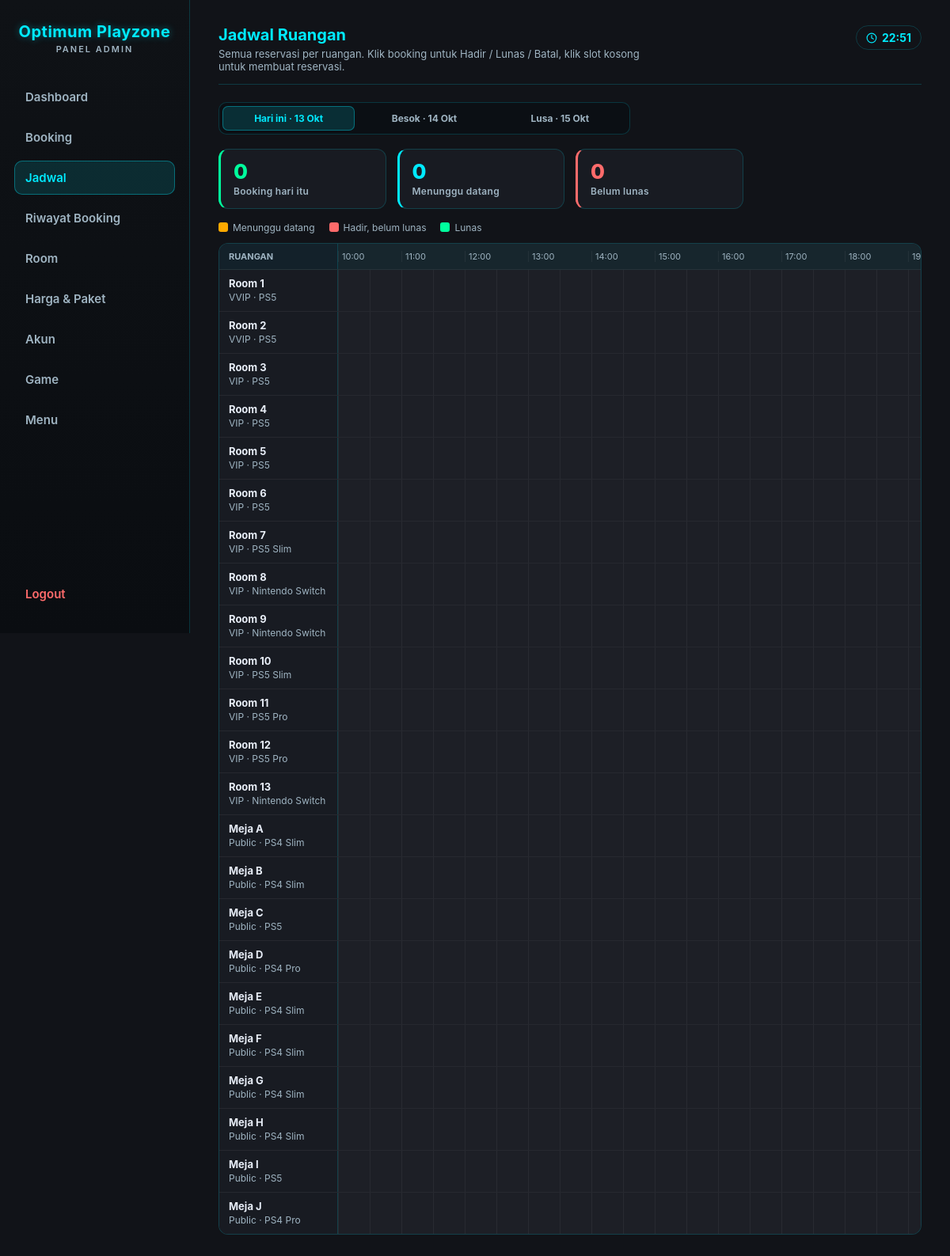
/KITSUNE-ADMIN.php?page=jadwal (signed in), run on the app's committed database.
### tables this page shows
CREATE TABLE `rooms` (
  `id` int(11) NOT NULL AUTO_INCREMENT,
  `title` varchar(100) NOT NULL,
  `category` enum('private','private_pro','public') NOT NULL DEFAULT 'private',
  `tier` varchar(10) NOT NULL DEFAULT 'VIP',
  `console_type` enum('PS4','PS5','SWITCH') NOT NULL DEFAULT 'PS5',
  `console_model` varchar(30) NOT NULL DEFAULT 'PS5',
  `price` int(11) NOT NULL,
  `weekend_extra` int(11) NOT NULL DEFAULT 0,
  `nintendo_extra` int(11) DEFAULT NULL,
  `max_players` tinyint(4) NOT NULL DEFAULT 2,
  `has_netflix` tinyint(1) NOT NULL DEFAULT 0,
  `image` varchar(255) DEFAULT NULL,
  `description` text DEFAULT NULL,
  `status` enum('available','unavailable') NOT NULL DEFAULT 'available',
  `created_at` timestamp NOT NULL DEFAULT current_timestamp(),
  PRIMARY KEY (`id`)
);

### KITSUNE-ADMIN.php (the view, shortened to what the rows shown need)
<?php
require __DIR__ . '/db.php';
require_once __DIR__ . '/booking_lib.php';
$isAdmin = isAdminSession($conn);
$page    = $_GET['page'] ?? 'dashboard';
?>
<!DOCTYPE html>
<html>
<head>
  <link rel="stylesheet" href="admin.css?v=<?= filemtime(__DIR__ . '/admin.css') ?>">
</head>
<body data-open-sec="<?= BOOKING_OPEN_SEC ?>" data-close-sec="<?= BOOKING_CLOSE_SEC ?>" data-pricing="<?= htmlspecialchars(pricingJson()) ?>">
<?php if (!$isAdmin): ?>
  <div class="login-box">
    <h2>Optimum Playzone<span class="brand-sub">Login Admin</span></h2>
    <?php if (isset($error)): ?>
      <p class="error"><?= htmlspecialchars($error) ?></p>
    <?php endif; ?>
    <form method="post">
      <input name="username" placeholder="Username" required>
      <input type="password" name="password" placeholder="Password" required>
      <button name="login">Login</button>
    </form>
  </div>
<?php else: ?>
<nav class="sidebar">
  <h2>Optimum Playzone<span class="brand-sub">Panel Admin</span></h2>
</nav>
<main>
<?php if ($page === 'dashboard'): ?>
  <?php
    releaseNoShows($conn);
    $now        = time();
    $todayStart = strtotime('today', $now);
    $monthStart = strtotime(date('Y-m-01', $now));
    $monthEnd   = strtotime('+1 month', $monthStart);
    $bulanNama  = ['Januari','Februari','Maret','April','Mei','Juni','Juli','Agustus','September','Oktober','November','Desember'];
    $bulanIni   = $bulanNama[intval(date('n', $now)) - 1] . ' ' . date('Y', $now);
    $revenueSince = function ($from) use ($conn) {
      $stmt = $conn->prepare("SELECT COALESCE(SUM(p.amount), 0) AS s FROM booking_payments p JOIN bookings b ON b.id = p.booking_id WHERE b.payment_status <> 'cancelled' AND p.paid_at >= ?");
      $stmt->bind_param("i", $from);
      $stmt->execute();
      $s = intval($stmt->get_result()->fetch_assoc()['s']);
      $stmt->close();
      return $s;
    };
    $revToday = $revenueSince($todayStart);
    $revMonth = $revenueSince($monthStart);
    $tomorrow = $todayStart + 86400;
    $stmt = $conn->prepare("SELECT COUNT(*) AS n FROM bookings WHERE payment_status <> 'cancelled' AND start_time >= ? AND start_time < ?");
    $stmt->bind_param("ii", $todayStart, $tomorrow);
    $stmt->execute();
    $bookToday = intval($stmt->get_result()->fetch_assoc()['n']);
    $stmt->close();
    $monthStartSql = date('Y-m-d 00:00:00', $monthStart);
    $stmt = $conn->prepare("SELECT COALESCE(SUM(quantity * unit_price), 0) AS s FROM menu_orders WHERE status = 'selesai' AND created_at >= ?");
    $stmt->bind_param("s", $monthStartSql);
    $stmt->execute();
    $menuMonth = intval($stmt->get_result()->fetch_assoc()['s']);
    $stmt->close();
    $days = [];
    for ($i = 13; $i >= 0; $i--) {
      $d = strtotime("-$i day", $todayStart);
      $days[date('Y-m-d', $d)] = ['ts' => $d, 'sum' => 0, 'count' => 0];
    }
    $chartFrom = reset($days)['ts'];
    $stmt = $conn->prepare("
      SELECT DATE(FROM_UNIXTIME(p.paid_at)) AS d, SUM(p.amount) AS s, COUNT(*) AS n
      FROM booking_payments p JOIN bookings b ON b.id = p.booking_id
      WHERE b.payment_status <> 'cancelled' AND p.paid_at >= ?
      GROUP BY d
    ");
    $stmt->bind_param("i", $chartFrom);
    $stmt->execute();
    $res = $stmt->get_result();
    while ($row = $res->fetch_assoc()) {
      if (isset($days[$row['d']])) {
        $days[$row['d']]['sum'] = intval($row['s']);
        $days[$row['d']]['count'] = intval($row['n']);
      }
    }
    $stmt->close();
    $maxDay = max(1, max(array_column($days, 'sum')));
    $stmt = $conn->prepare("SELECT payment_status, source, COUNT(*) AS n FROM bookings WHERE start_time >= ? AND start_time < ? GROUP BY payment_status, source");
    $stmt->bind_param("ii", $monthStart, $monthEnd);
    $stmt->execute();
    $byStatus = ['paid' => 0, 'unpaid' => 0, 'cancelled' => 0];
    $bySource = ['online' => 0, 'walkin' => 0];
    $res = $stmt->get_result();
    while ($row = $res->fetch_assoc()) {
      $byStatus[$row['payment_status']] = ($byStatus[$row['payment_status']] ?? 0) + intval($row['n']);
      if ($row['payment_status'] !== 'cancelled') $bySource[$row['source']] += intval($row['n']);
    }
    $stmt->close();
    $totalMonth = max(1, array_sum($byStatus));
    $totalSource = max(1, array_sum($bySource));
    $stmt = $conn->prepare("
      SELECT r.title, r.console_type, r.console_model, COUNT(b.id) AS n, COALESCE(SUM(b.amount_paid), 0) AS s
      FROM bookings b JOIN rooms r ON r.id = b.room_id
      WHERE b.payment_status <> 'cancelled' AND b.start_time >= ? AND b.start_time < ?
      GROUP BY r.id ORDER BY n DESC, s DESC LIMIT 5
    ");
    $stmt->bind_param("ii", $monthStart, $monthEnd);
    $stmt->execute();
    $topRooms = $stmt->get_result()->fetch_all(MYSQLI_ASSOC);
    $stmt->close();
    $maxRoom = max(1, max(array_column($topRooms, 'n') ?: [0]));
    $rp = fn($n) => 'Rp' . number_format($n, 0, ',', '.');
    $hariPendek = ['Min','Sen','Sel','Rab','Kam','Jum','Sab'];
  ?>
  <div class="page-head">
    <div>
      <h2>Dashboard</h2>
      <p class="page-sub">Ringkasan pendapatan dan booking. Pendapatan dihitung dari pembayaran yang sudah diterima kasir.</p>
    </div>
    <span class="clock-chip"><?= icon('clock') ?> <?= date('d', $now) ?> <?= $bulanNama[intval(date('n', $now)) - 1] ?></span>
  </div>
  <div class="stat-row">
    <div class="stat-card stat-kosong"><span class="stat-num"><?= $rp($revToday) ?></span><span class="stat-label">Pendapatan hari ini</span></div>
    <div class="stat-card stat-tunggu"><span class="stat-num"><?= $rp($revMonth) ?></span><span class="stat-label">Pendapatan <?= $bulanIni ?></span></div>
    <div class="stat-card stat-service"><span class="stat-num"><?= $bookToday ?></span><span class="stat-label">Booking jadwal hari ini</span></div>
    <div class="stat-card stat-dipakai"><span class="stat-num"><?= $rp($menuMonth) ?></span><span class="stat-label">Penjualan menu <?= $bulanIni ?></span></div>
  </div>
  <div class="dash-grid">
    <section class="panel-card dash-chart-card">
      <h3 class="panel-title"><?= icon('clipboard') ?> Pendapatan 14 hari terakhir</h3>
      <div class="bar-chart" role="img" aria-label="Grafik batang pendapatan harian 14 hari terakhir">
        <?php foreach ($days as $date => $d): ?>
          <?php
            $h = $d['sum'] > 0 ? max(3, round($d['sum'] / $maxDay * 100)) : 0;
            $label = $hariPendek[intval(date('w', $d['ts']))] . ' ' . date('j', $d['ts']);
            $tip = date('d', $d['ts']) . ' ' . $bulanNama[intval(date('n', $d['ts'])) - 1] . ' · ' . $rp($d['sum']) . ' · ' . $d['count'] . ' pembayaran';
          ?>
          <div class="bar-col<?= $date === date('Y-m-d', $now) ? ' is-today' : '' ?>" data-tip="<?= htmlspecialchars($tip) ?>" tabindex="0">
            <div class="bar-track"><div class="bar" style="height:<?= $h ?>%"></div></div>
            <span class="bar-label"><?= $label ?></span>
          </div>
        <?php endforeach; ?>
      </div>
      <p class="chart-scale">Tertinggi: <?= $rp($maxDay > 1 ? $maxDay : 0) ?> per hari</p>
      <details class="chart-table">
        <summary>Lihat tabel data</summary>
        <div class="table-wrap">
          <table class="users-table">
            <tr><th>Tanggal</th><th>Pembayaran</th><th>Pendapatan</th></tr>
            <?php foreach (array_reverse($days, true) as $d): ?>
              <tr><td><?= date('d', $d['ts']) . ' ' . $bulanNama[intval(date('n', $d['ts'])) - 1] ?></td><td><?= $d['count'] ?></td><td><?= $rp($d['sum']) ?></td></tr>
            <?php endforeach; ?>
          </table>
        </div>
      </details>
    </section>
    <section class="panel-card">
      <h3 class="panel-title"><?= icon('check') ?> Booking <?= $bulanIni ?></h3>
      <?php
        $statusRows = [
          ['Lunas', $byStatus['paid'], 'st-paid'],
          ['Belum bayar', $byStatus['unpaid'], 'st-unpaid'],
          ['Dibatalkan', $byStatus['cancelled'], 'st-cancel'],
        ];
      ?>
      <ul class="hbar-list">
        <?php foreach ($statusRows as [$lbl, $n, $cls]): ?>
          <li class="<?= $cls ?>">
            <div class="hbar-head"><span><?= $lbl ?></span><strong><?= $n ?></strong></div>
            <div class="hbar-track"><div class="hbar" style="width:<?= round($n / $totalMonth * 100) ?>%"></div></div>
          </li>
        <?php endforeach; ?>
      </ul>
      <h4 class="dash-sub">Sumber booking (tidak termasuk batal)</h4>
      <div class="split-bar" role="img" aria-label="Online <?= $bySource['online'] ?>, Offline <?= $bySource['walkin'] ?>">
        <div class="split-online" style="width:<?= round($bySource['online'] / $totalSource * 100) ?>%"></div>
        <div class="split-offline" style="width:<?= round($bySource['walkin'] / $totalSource * 100) ?>%"></div>
      </div>
      <div class="split-legend">
        <span><i class="dot dot-online"></i> Online <strong><?= $bySource['online'] ?></strong></span>
        <span><i class="dot dot-offline"></i> Offline <strong><?= $bySource['walkin'] ?></strong></span>
      </div>
    </section>
    <section class="panel-card">
      <h3 class="panel-title"><?= icon('gamepad') ?> Ruangan terlaris <?= $bulanIni ?></h3>
      <?php if (!$topRooms): ?>
        <p class="queue-empty">Belum ada booking bulan ini.</p>
      <?php else: ?>
        <ol class="rank-list">
          <?php foreach ($topRooms as $i => $r): ?>
            <li>
              <span class="rank-no"><?= $i + 1 ?></span>
              <div class="rank-info">
                <div class="hbar-head">
                  <span><?= htmlspecialchars($r['title']) ?> <span class="console-chip c-<?= strtolower(htmlspecialchars($r['console_type'])) ?>"><?= htmlspecialchars($r['console_model']) ?></span></span>
                  <strong><?= intval($r['n']) ?> booking</strong>
                </div>
                <div class="hbar-track"><div class="hbar" style="width:<?= round(intval($r['n']) / $maxRoom * 100) ?>%"></div></div>
                <span class="cell-sub">Diterima <?= $rp(intval($r['s'])) ?></span>
              </div>
            </li>
          <?php endforeach; ?>
        </ol>
      <?php endif; ?>
    </section>
  </div>
  <div id="chartTip" class="chart-tip" hidden></div>
<?php elseif ($page === 'jadwal'): ?>
  <?php
    $now = time();
    $day = $_GET['d'] ?? date('Y-m-d', $now);
    $dayStart = strtotime("$day 00:00:00");
    $openTs   = $dayStart + BOOKING_OPEN_SEC;
    $closeTs  = $dayStart + BOOKING_CLOSE_SEC;
    $slotSec  = 1800;
    $slots    = intdiv(BOOKING_CLOSE_SEC - BOOKING_OPEN_SEC, $slotSec);
    $schedRooms = mysqli_query($conn, "SELECT id, title, tier, console_model, status, price, nintendo_extra FROM rooms ORDER BY id")
      ->fetch_all(MYSQLI_ASSOC);
  ?>
  <div class="page-head">
    <div>
      <h2>Jadwal Ruangan</h2>
    </div>
  </div>
  <div class="sched-wrap">
    <div class="sched-grid" style="--slots: <?= $slots ?>">
      <?php foreach ($schedRooms as $r): ?>
      <?php $rid = intval($r['id']); $inService = $r['status'] !== 'available'; ?>
      <div class="sched-row<?= $inService ? ' sched-off' : '' ?>">
        <div class="sched-label"><?= htmlspecialchars($r['title']) ?>
          <span class="cell-sub"><?= htmlspecialchars($r['tier'] . ' · ' . $r['console_model']) ?><?= $inService ? ' · Perawatan' : '' ?></span>
        </div>
        <?php for ($i = 0; $i < $slots; $i++): ?>
          <?php $slotTs = $openTs + $i * $slotSec; ?>
          <?php if (!$inService && $slotTs + 3600 <= $closeTs && $slotTs >= $now): ?>
            <a class="sched-slot" style="grid-column: <?= $i + 2 ?>" title="Reservasi <?= htmlspecialchars($r['title']) ?> jam <?= date('H:i', $slotTs) ?>"
               href="?page=booking&amp;tab=reserveForm&amp;room=<?= $rid ?>&amp;date=<?= $day ?>&amp;time=<?= date('H:i', $slotTs) ?>"></a>
          <?php else: ?>
            <span class="sched-slot is-off" style="grid-column: <?= $i + 2 ?>"></span>
          <?php endif; ?>
        <?php endfor; ?>
      </div>
      <?php endforeach; ?>
    </div>
  </div>
<?php endif; ?>
</main>
<?php endif; ?>
</body>
</html>

### data on the page
rooms: title "Room 1", tier+console_model "VVIP · PS5", status "available" (drawn)
rooms: title "Room 2", tier+console_model "VVIP · PS5", status "available" (drawn)
rooms: title "Room 3", tier+console_model "VIP · PS5", status "available" (drawn)
rooms: title "Room 4", tier+console_model "VIP · PS5", status "available" (drawn)
rooms: title "Room 5", tier+console_model "VIP · PS5", status "available" (drawn)
rooms: title "Room 6", tier+console_model "VIP · PS5", status "available" (drawn)
rooms: title "Room 7", tier+console_model "VIP · PS5 Slim", status "available" (drawn)
rooms: title "Room 8", tier+console_model "VIP · Nintendo Switch", status "available" (drawn)
rooms: title "Room 9", tier+console_model "VIP · Nintendo Switch", status "available" (drawn)
rooms: title "Room 10", tier+console_model "VIP · PS5 Slim", status "available" (drawn)
rooms: title "Room 11", tier+console_model "VIP · PS5 Pro", status "available" (drawn)
rooms: title "Room 12", tier+console_model "VIP · PS5 Pro", status "available" (drawn)
rooms: title "Room 13", tier+console_model "VIP · Nintendo Switch", status "available" (drawn)
rooms: title "Meja A", tier+console_model "Public · PS4 Slim", status "available" (drawn)
rooms: title "Meja B", tier+console_model "Public · PS4 Slim", status "available" (drawn)
rooms: title "Meja C", tier+console_model "Public · PS5", status "available" (drawn)
rooms: title "Meja D", tier+console_model "Public · PS4 Pro", status "available" (drawn)
rooms: title "Meja E", tier+console_model "Public · PS4 Slim", status "available" (drawn)
rooms: title "Meja F", tier+console_model "Public · PS4 Slim", status "available" (drawn)
rooms: title "Meja G", tier+console_model "Public · PS4 Slim", status "available" (drawn)
rooms: title "Meja H", tier+console_model "Public · PS4 Slim", status "available" (drawn)
rooms: title "Meja I", tier+console_model "Public · PS5", status "available" (drawn)
rooms: title "Meja J", tier+console_model "Public · PS4 Pro", status "available" (drawn)

### other printed values
$label "Dashboard"
$label "Booking"
$label "Jadwal"
$label "Riwayat Booking"
$label "Room"
$label "Harga & Paket"
$label "Akun"
$label "Game"
$label "Menu"
$lbl "Hari ini · 13 Okt"
$lbl "Besok · 14 Okt"
$lbl "Lusa · 15 Okt"
$sum['total'] "0"
$sum['wait'] "0"
$sum['unpaid'] "0"
